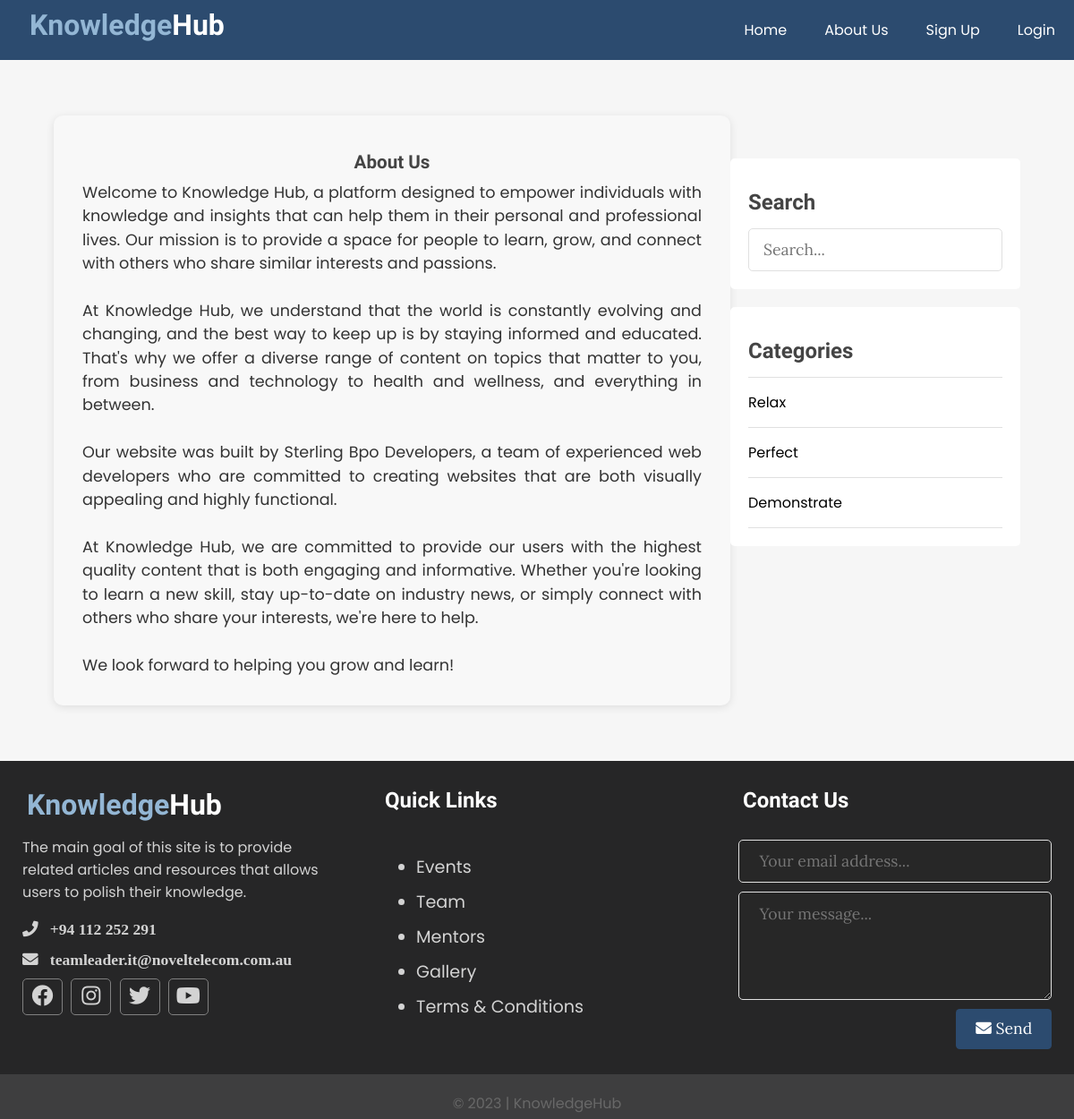
The page /about.php on the database as committed earlier.
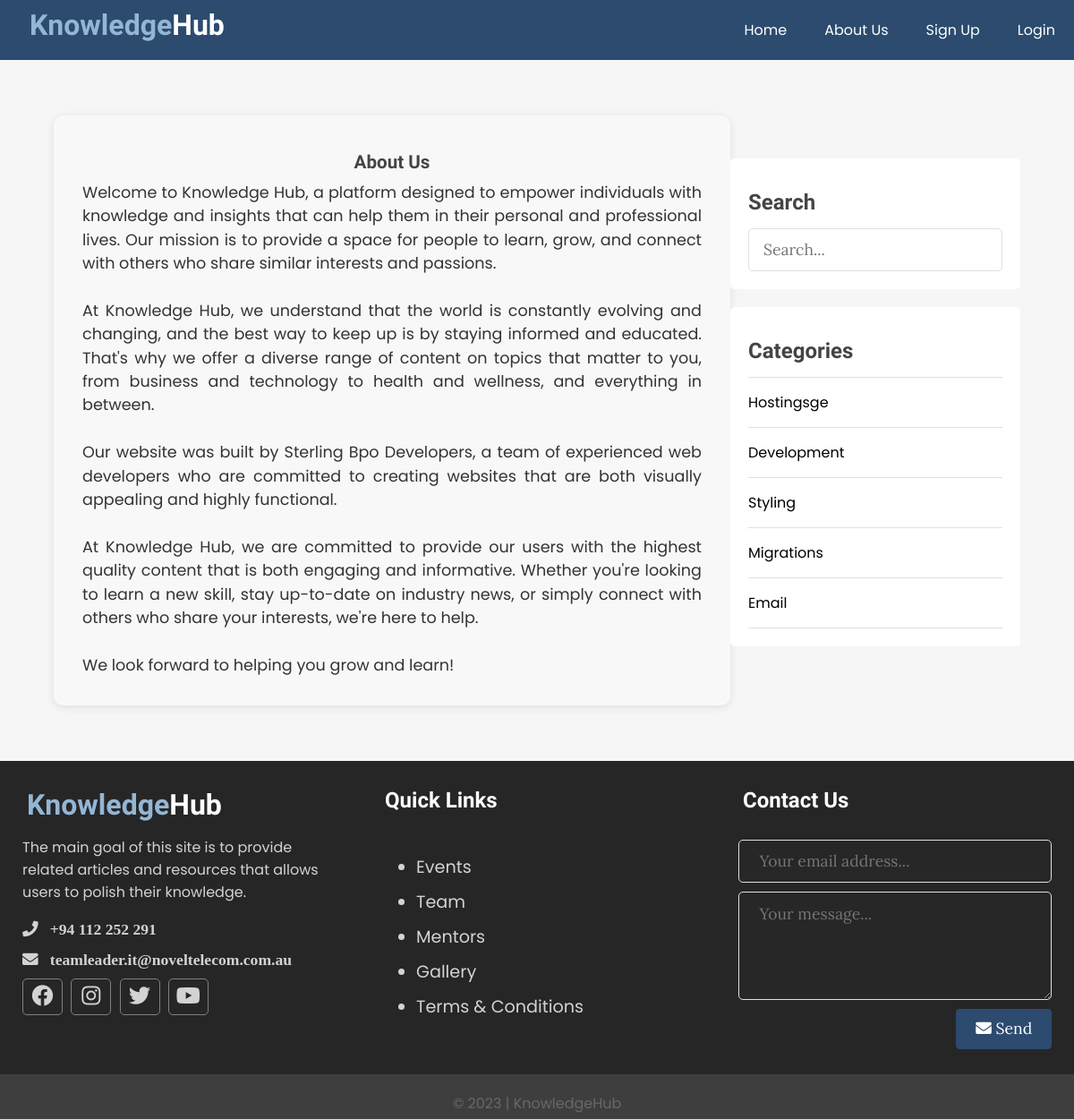
The same page on the database as committed later.
### tables this page shows
CREATE TABLE `topics` (
  `id` int(11) NOT NULL,
  `name` varchar(100) NOT NULL,
  `description` text NOT NULL
);

### app/controllers/topics.php (called while the page is built, shortened)
<?php
  include($ROOT_PATH  . "/app/database/db.php");
$table = 'topics';
$topics = selectAll($table);

### app/database/db.php (called while the page is built, shortened)
<?php
require('connect.php');
function selectAll($table, $conditions = [])
{
    global $conn;
    $sql = "Select * From $table";
    if (empty($conditions)) {
        $stmt = $conn->prepare($sql);
        $stmt->execute();
        $records = $stmt->get_result()->fetch_all(MYSQLI_ASSOC);
        return $records;
    }
}

### path.php (called while the page is built, shortened)
<?php
 $BASE_URL = "http://knowledgehub.sterlingbpo.com.au/";

### about.php (the view, shortened to what this page needs)
<?php
include("path.php");
include($ROOT_PATH . "/app/controllers/topics.php");
?>
<!DOCTYPE html>
<html lang="en">
<head>
  <link href="https://cdnjs.cloudflare.com/ajax/libs/font-awesome/5.13.0/css/all.min.css" rel="stylesheet" />
  <link rel="stylesheet" href="./assets/css/style.css" />
</head>
<body>
  <?php include($ROOT_PATH . "/app/includes/header.php") ?>
  <div class="content clearfix">
    <div class="main__content">
      <h3 style="text-align:center">About Us</h3>
      Welcome to Knowledge Hub, a platform designed to empower individuals with knowledge and insights that can help them in their personal and professional lives. Our mission is to provide a space for people to learn, grow, and connect with others who share similar interests and passions.
<br><br>
      At Knowledge Hub, we understand that the world is constantly evolving and changing, and the best way to keep up is by staying informed and educated. That's why we offer a diverse range of content on topics that matter to you, from business and technology to health and wellness, and everything in between.
<br><br>
      Our website was built by Sterling Bpo Developers, a team of experienced web developers who are committed to creating websites that are both visually appealing and highly functional.
<br><br>
      At Knowledge Hub, we are committed to provide our users with the highest quality content that is both engaging and informative. Whether you're looking to learn a new skill, stay up-to-date on industry news, or simply connect with others who share your interests, we're here to help.
<br><br>
      We look forward to helping you grow and learn!
    </div>
    <div class="sidebar">
      <div class="section search">
        <h2 class="section__title">Search</h2>
        <form action="index.php" method="post">
          <input type="text" name="search__term" class="text__input" placeholder="Search..." />
        </form>
      </div>
      <div class="section topics">
        <h2 class="section__title">Categories</h2>
        <ul>
          <?php foreach ($topics as $key => $topic) :   ?>
            <li><a href="<?php echo $BASE_URL . '/index.php?t_id=' . $topic['id'] . '&name=' . $topic['name'] ?>"><?php echo $topic['name']; ?></a></li>
          <?php endforeach; ?>
        </ul>
      </div>
    </div>
  </div>
  <?php include($ROOT_PATH . "/app/includes/footer.php") ?>
</body>
</html>

Rows that differ between the two databases and show on the page:
removed topics: name "Relax"
removed topics: name "Perfect"
removed topics: name "Demonstrate"
added topics: name "Hostingsge"
added topics: name "Development"
added topics: name "Styling"
added topics: name "Migrations"
added topics: name "Email"
